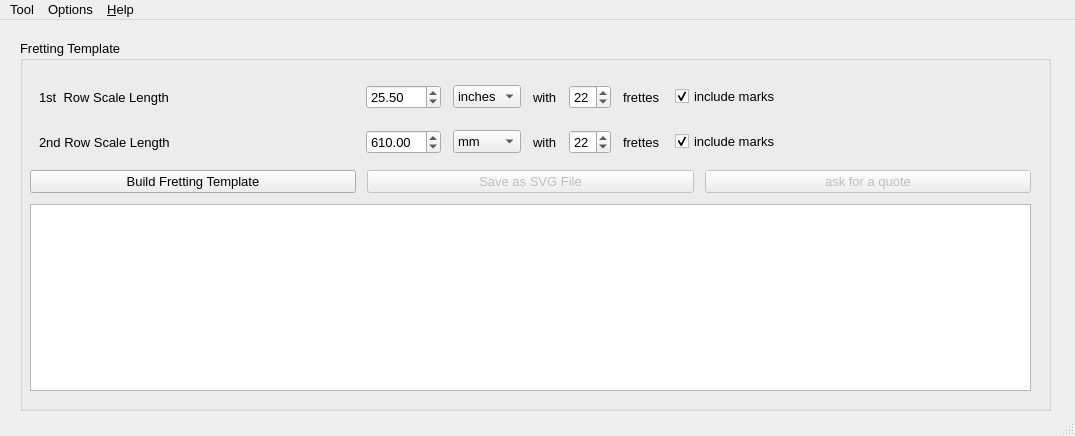
<?xml version="1.0" encoding="UTF-8"?>
<ui version="4.0">
 <class>MainWindow</class>
 <widget class="QMainWindow" name="MainWindow">
  <property name="geometry">
   <rect>
    <x>0</x>
    <y>0</y>
    <width>1075</width>
    <height>436</height>
   </rect>
  </property>
  <property name="font">
   <font>
    <family>Yu Gothic UI</family>
    <pointsize>10</pointsize>
   </font>
  </property>
  <property name="windowTitle">
   <string>Lutherie Tools&amp;Jigs</string>
  </property>
  <property name="windowIcon">
   <iconset>
    <normaloff>icons/Damengo.png</normaloff>icons/Damengo.png</iconset>
  </property>
  <widget class="QWidget" name="centralwidget">
   <widget class="QGroupBox" name="groupBox">
    <property name="geometry">
     <rect>
      <x>20</x>
      <y>20</y>
      <width>1031</width>
      <height>371</height>
     </rect>
    </property>
    <property name="title">
     <string>Fretting Template</string>
    </property>
    <widget class="QWidget" name="layoutWidget">
     <property name="geometry">
      <rect>
       <x>10</x>
       <y>40</y>
       <width>1001</width>
       <height>311</height>
      </rect>
     </property>
     <layout class="QVBoxLayout" name="verticalLayout">
      <property name="spacing">
       <number>11</number>
      </property>
      <item>
       <layout class="QHBoxLayout" name="horizontalLayout">
        <property name="spacing">
         <number>12</number>
        </property>
        <property name="sizeConstraint">
         <enum>QLayout::SetNoConstraint</enum>
        </property>
        <property name="leftMargin">
         <number>9</number>
        </property>
        <property name="topMargin">
         <number>5</number>
        </property>
        <property name="rightMargin">
         <number>250</number>
        </property>
        <property name="bottomMargin">
         <number>5</number>
        </property>
        <item>
         <widget class="QLabel" name="label">
          <property name="sizePolicy">
           <sizepolicy hsizetype="Preferred" vsizetype="Preferred">
            <horstretch>1</horstretch>
            <verstretch>0</verstretch>
           </sizepolicy>
          </property>
          <property name="text">
           <string>1st  Row Scale Length</string>
          </property>
         </widget>
        </item>
        <item>
         <widget class="QDoubleSpinBox" name="row1ScaleLengthSpinBox">
          <property name="sizeIncrement">
           <size>
            <width>0</width>
            <height>7</height>
           </size>
          </property>
          <property name="toolTip">
           <string>set distance from Bridge to Nut</string>
          </property>
          <property name="maximum">
           <double>1000.000000000000000</double>
          </property>
          <property name="value">
           <double>25.500000000000000</double>
          </property>
         </widget>
        </item>
        <item>
         <widget class="QComboBox" name="Row1UnitChoiceBox">
          <property name="currentIndex">
           <number>1</number>
          </property>
          <item>
           <property name="text">
            <string>mm</string>
           </property>
          </item>
          <item>
           <property name="text">
            <string>inches</string>
           </property>
          </item>
         </widget>
        </item>
        <item>
         <widget class="QLabel" name="label_3">
          <property name="text">
           <string>with</string>
          </property>
         </widget>
        </item>
        <item>
         <widget class="QSpinBox" name="Row1FretteNumSpinBox">
          <property name="value">
           <number>22</number>
          </property>
         </widget>
        </item>
        <item>
         <widget class="QLabel" name="label_2">
          <property name="text">
           <string>frettes </string>
          </property>
         </widget>
        </item>
        <item>
         <widget class="QCheckBox" name="Row1IncludeMarksCheckBox">
          <property name="text">
           <string>include marks</string>
          </property>
          <property name="checked">
           <bool>true</bool>
          </property>
         </widget>
        </item>
       </layout>
      </item>
      <item>
       <layout class="QHBoxLayout" name="horizontalLayout_2">
        <property name="spacing">
         <number>12</number>
        </property>
        <property name="sizeConstraint">
         <enum>QLayout::SetNoConstraint</enum>
        </property>
        <property name="leftMargin">
         <number>9</number>
        </property>
        <property name="topMargin">
         <number>5</number>
        </property>
        <property name="rightMargin">
         <number>250</number>
        </property>
        <property name="bottomMargin">
         <number>5</number>
        </property>
        <item>
         <widget class="QLabel" name="label_4">
          <property name="sizePolicy">
           <sizepolicy hsizetype="Preferred" vsizetype="Preferred">
            <horstretch>1</horstretch>
            <verstretch>0</verstretch>
           </sizepolicy>
          </property>
          <property name="text">
           <string>2nd Row Scale Length</string>
          </property>
         </widget>
        </item>
        <item>
         <widget class="QDoubleSpinBox" name="row2ScaleLengthSpinBox">
          <property name="sizeIncrement">
           <size>
            <width>0</width>
            <height>7</height>
           </size>
          </property>
          <property name="toolTip">
           <string>set distance from Bridge to Nut</string>
          </property>
          <property name="maximum">
           <double>1000.000000000000000</double>
          </property>
          <property name="value">
           <double>610.000000000000000</double>
          </property>
         </widget>
        </item>
        <item>
         <widget class="QComboBox" name="Row2UnitChoiceBox">
          <item>
           <property name="text">
            <string>mm</string>
           </property>
          </item>
          <item>
           <property name="text">
            <string>inches</string>
           </property>
          </item>
         </widget>
        </item>
        <item>
         <widget class="QLabel" name="label_5">
          <property name="text">
           <string>with</string>
          </property>
         </widget>
        </item>
        <item>
         <widget class="QSpinBox" name="Row2FretteNumSpinBox">
          <property name="value">
           <number>22</number>
          </property>
         </widget>
        </item>
        <item>
         <widget class="QLabel" name="label_6">
          <property name="text">
           <string>frettes </string>
          </property>
         </widget>
        </item>
        <item>
         <widget class="QCheckBox" name="Row2IncludeMarksCheckBox">
          <property name="text">
           <string>include marks</string>
          </property>
          <property name="checked">
           <bool>true</bool>
          </property>
         </widget>
        </item>
       </layout>
      </item>
      <item>
       <layout class="QHBoxLayout" name="horizontalLayout_3">
        <item>
         <widget class="QPushButton" name="BuildFretteBoardButton">
          <property name="sizePolicy">
           <sizepolicy hsizetype="Minimum" vsizetype="Fixed">
            <horstretch>1</horstretch>
            <verstretch>0</verstretch>
           </sizepolicy>
          </property>
          <property name="text">
           <string>Build Fretting Template</string>
          </property>
         </widget>
        </item>
        <item>
         <widget class="QPushButton" name="SaveAsSVGButton">
          <property name="enabled">
           <bool>false</bool>
          </property>
          <property name="sizePolicy">
           <sizepolicy hsizetype="Minimum" vsizetype="Fixed">
            <horstretch>1</horstretch>
            <verstretch>0</verstretch>
           </sizepolicy>
          </property>
          <property name="text">
           <string>Save as SVG File</string>
          </property>
         </widget>
        </item>
        <item>
         <widget class="QPushButton" name="AskForQuoteButton">
          <property name="enabled">
           <bool>false</bool>
          </property>
          <property name="sizePolicy">
           <sizepolicy hsizetype="Minimum" vsizetype="Fixed">
            <horstretch>1</horstretch>
            <verstretch>0</verstretch>
           </sizepolicy>
          </property>
          <property name="sizeIncrement">
           <size>
            <width>0</width>
            <height>0</height>
           </size>
          </property>
          <property name="text">
           <string>ask for a quote</string>
          </property>
         </widget>
        </item>
       </layout>
      </item>
      <item>
       <widget class="QGraphicsView" name="graphicsView"/>
      </item>
     </layout>
    </widget>
   </widget>
  </widget>
  <widget class="QMenuBar" name="menubar">
   <property name="geometry">
    <rect>
     <x>0</x>
     <y>0</y>
     <width>1075</width>
     <height>21</height>
    </rect>
   </property>
   <widget class="QMenu" name="menu_Help">
    <property name="title">
     <string>&amp;Help</string>
    </property>
    <addaction name="actionHow_does_it_work"/>
   </widget>
   <widget class="QMenu" name="menuTool">
    <property name="title">
     <string>Tool</string>
    </property>
    <addaction name="actionFrette_board"/>
   </widget>
   <widget class="QMenu" name="menuOptions">
    <property name="title">
     <string>Options</string>
    </property>
    <widget class="QMenu" name="menuLanguage">
     <property name="title">
      <string>Language</string>
     </property>
     <addaction name="actionEnglish"/>
     <addaction name="actionFrench"/>
     <addaction name="actionItalian"/>
     <addaction name="actionSpanish"/>
    </widget>
    <addaction name="menuLanguage"/>
    <addaction name="actionAbout"/>
   </widget>
   <addaction name="menuTool"/>
   <addaction name="menuOptions"/>
   <addaction name="menu_Help"/>
  </widget>
  <widget class="QStatusBar" name="statusBar"/>
  <action name="actionHow_does_it_work">
   <property name="text">
    <string>How does it work ?</string>
   </property>
  </action>
  <action name="actionFrette_board">
   <property name="text">
    <string>Fretting Templates</string>
   </property>
  </action>
  <action name="actionRouting_Templates">
   <property name="text">
    <string>Routing Templates</string>
   </property>
  </action>
  <action name="actionLanguage">
   <property name="text">
    <string>Language</string>
   </property>
  </action>
  <action name="actionLogging_Level">
   <property name="text">
    <string>Logging Level</string>
   </property>
  </action>
  <action name="actionAbout">
   <property name="text">
    <string>About</string>
   </property>
  </action>
  <action name="actionEnglish">
   <property name="checkable">
    <bool>true</bool>
   </property>
   <property name="text">
    <string>English</string>
   </property>
  </action>
  <action name="actionFrench">
   <property name="checkable">
    <bool>true</bool>
   </property>
   <property name="text">
    <string>French</string>
   </property>
  </action>
  <action name="actionItalian">
   <property name="checkable">
    <bool>true</bool>
   </property>
   <property name="text">
    <string>Italian</string>
   </property>
  </action>
  <action name="actionSpanish">
   <property name="checkable">
    <bool>true</bool>
   </property>
   <property name="text">
    <string>Spanish</string>
   </property>
  </action>
 </widget>
 <resources/>
 <connections/>
</ui>
